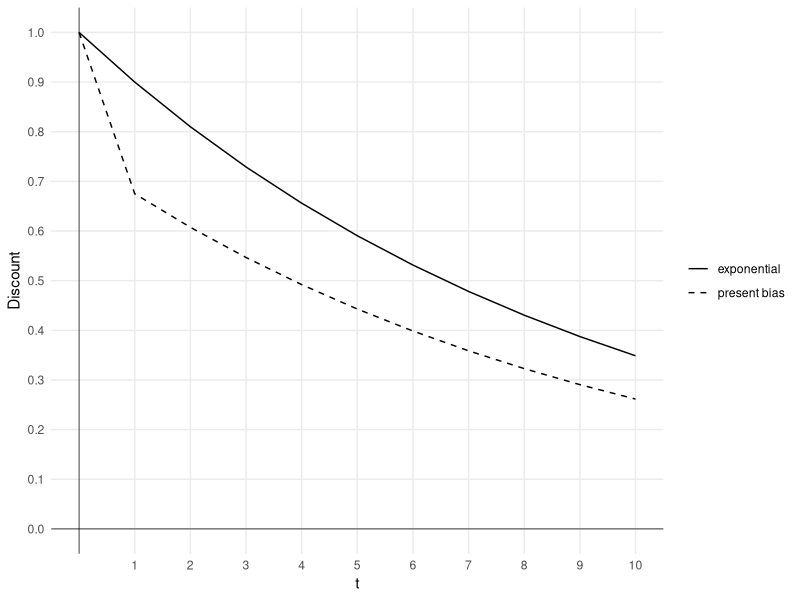
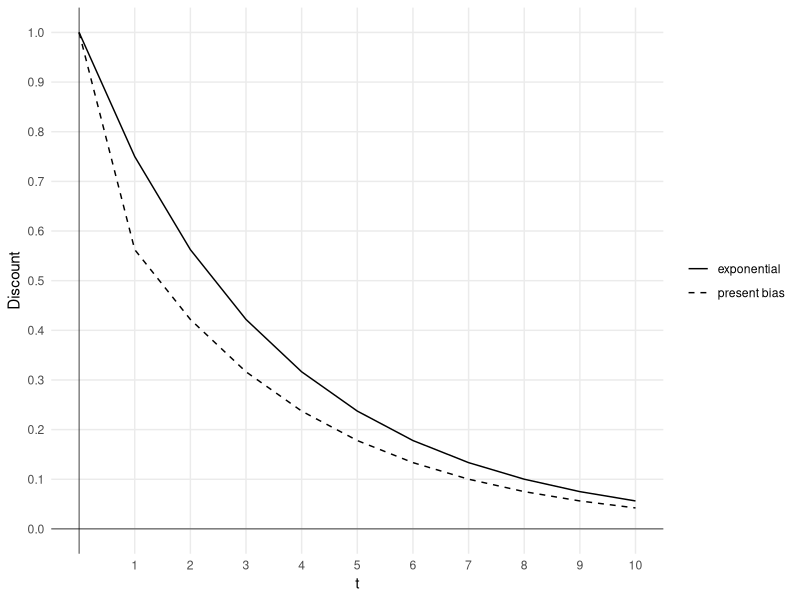
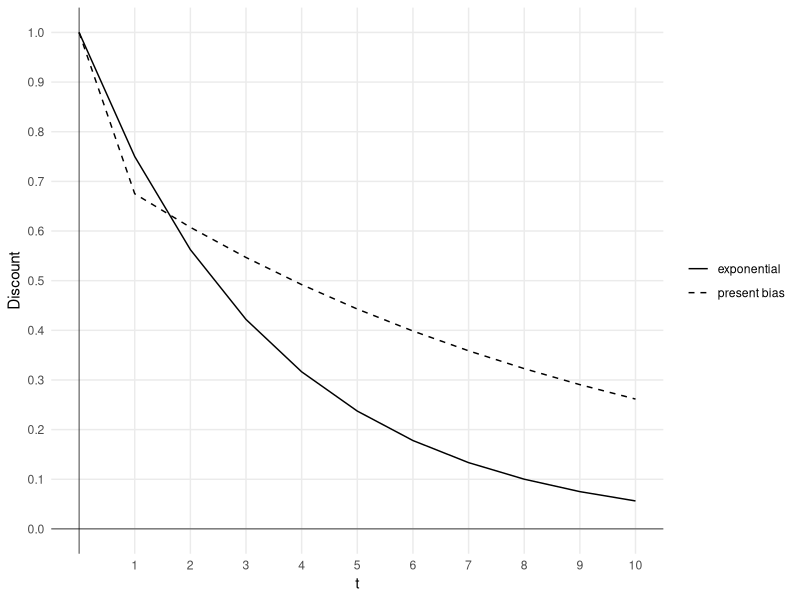

Write the R code that produced these figures, in order.
## ---- chunk 1
#| label: fig-present-bias-1
#| fig-cap: Exponential versus present bias discount curves

##Load the ggplot2 package
library(ggplot2)
library(tidyr)

#Define the agent's discount factors
agents <- data.frame(
  agent_id = 1:2,
  beta = c(1, 0.75),
  delta = c(0.9, 0.9)
)

#Define the number of periods
t <- 0:10

# Define the discount function using agents data frame
discount <- function(agent_id, t) {
  beta <- agents$beta[agent_id]
  delta <- agents$delta[agent_id]
  ifelse(t==0, 1, beta * delta^t)
}

#data frame with three rows: t, discount(1, t) and discount(2, t)
discounted <- data.frame(t, discount(1, t), discount(2, t))

colnames(discounted) <- c("t","exponential","present_bias")

discounted <- pivot_longer(discounted, cols = -t, names_to = "delta", values_to = "discount")

#Plot the discount function with curves for each of the two values of delta using ggplot2
ggplot(discounted, aes(x=t, y=discount, group=delta, linetype=delta)) +
    geom_line() +
    labs(x="t", y="Discount") +
    theme_minimal() +
    scale_x_continuous(breaks=1:10) +
    scale_y_continuous(breaks=seq(0, 1, 0.1)) +
    geom_vline(xintercept = 0, linewidth=0.25)+ 
    geom_hline(yintercept = 0, linewidth=0.25)+

    #set vertical lines only at integer values of t
    theme(panel.grid.minor = element_blank())+

    # remove legend title, change legend item from "present_bias" to "present bias"
    theme(legend.title=element_blank())+
    scale_linetype_manual(values=c("solid", "dashed"), labels=c("exponential", "present bias"))

## ---- chunk 2
#| label: fig-present-bias-2
#| fig-cap: Exponential versus present bias discount curves - higher discount rate

##Load the ggplot2 package
library(ggplot2)
library(tidyr)

#Define the agent's discount factors
agents <- data.frame(
  agent_id = 1:2,
  beta = c(1, 0.75),
  delta = c(0.75, 0.75)
)

#Define the number of periods
t <- 0:10

# Define the discount function using agents data frame
discount <- function(agent_id, t) {
  beta <- agents$beta[agent_id]
  delta <- agents$delta[agent_id]
  ifelse(t==0, 1, beta * delta^t)
}

#data frame with three rows: t, discount(1, t) and discount(2, t)
discounted <- data.frame(t, discount(1, t), discount(2, t))

colnames(discounted) <- c("t","exponential","present_bias")

discounted <- pivot_longer(discounted, cols = -t, names_to = "delta", values_to = "discount")

#Plot the discount function with curves for each of the two values of delta using ggplot2
ggplot(discounted, aes(x=t, y=discount, group=delta, linetype=delta)) +
    geom_line() +
    labs(x="t", y="Discount") +
    theme_minimal() +
    scale_x_continuous(breaks=1:10) +
    scale_y_continuous(breaks=seq(0, 1, 0.1)) +
    geom_vline(xintercept = 0, linewidth=0.25)+ 
    geom_hline(yintercept = 0, linewidth=0.25)+

    #set vertical lines only at integer values of t
    theme(panel.grid.minor = element_blank())+

    # remove legend title, change legend item from "present_bias" to "present bias"
    theme(legend.title=element_blank())+
    scale_linetype_manual(values=c("solid", "dashed"), labels=c("exponential", "present bias"))

## ---- chunk 3
#| label: fig-present-bias-3
#| fig-cap: Exponential versus present bias discount curves - different delta

##Load the ggplot2 package
library(ggplot2)
library(tidyr)

#Define the agent's discount factors
agents <- data.frame(
  agent_id = 1:2,
  beta = c(1, 0.75),
  delta = c(0.75, 0.9)
)

#Define the number of periods
t <- 0:10

# Define the discount function using agents data frame
discount <- function(agent_id, t) {
  beta <- agents$beta[agent_id]
  delta <- agents$delta[agent_id]
  ifelse(t==0, 1, beta * delta^t)
}

#data frame with three rows: t, discount(1, t) and discount(2, t)
discounted <- data.frame(t, discount(1, t), discount(2, t))

colnames(discounted) <- c("t","exponential","present_bias")

discounted <- pivot_longer(discounted, cols = -t, names_to = "delta", values_to = "discount")

#Plot the discount function with curves for each of the two values of delta using ggplot2
ggplot(discounted, aes(x=t, y=discount, group=delta, linetype=delta)) +
    geom_line() +
    labs(x="t", y="Discount") +
    theme_minimal() +
    scale_x_continuous(breaks=1:10) +
    scale_y_continuous(breaks=seq(0, 1, 0.1)) +
    geom_vline(xintercept = 0, linewidth=0.25)+ 
    geom_hline(yintercept = 0, linewidth=0.25)+

    #set vertical lines only at integer values of t
    theme(panel.grid.minor = element_blank())+

    # remove legend title, change legend item from "present_bias" to "present bias"
    theme(legend.title=element_blank())+
    scale_linetype_manual(values=c("solid", "dashed"), labels=c("exponential", "present bias"))

